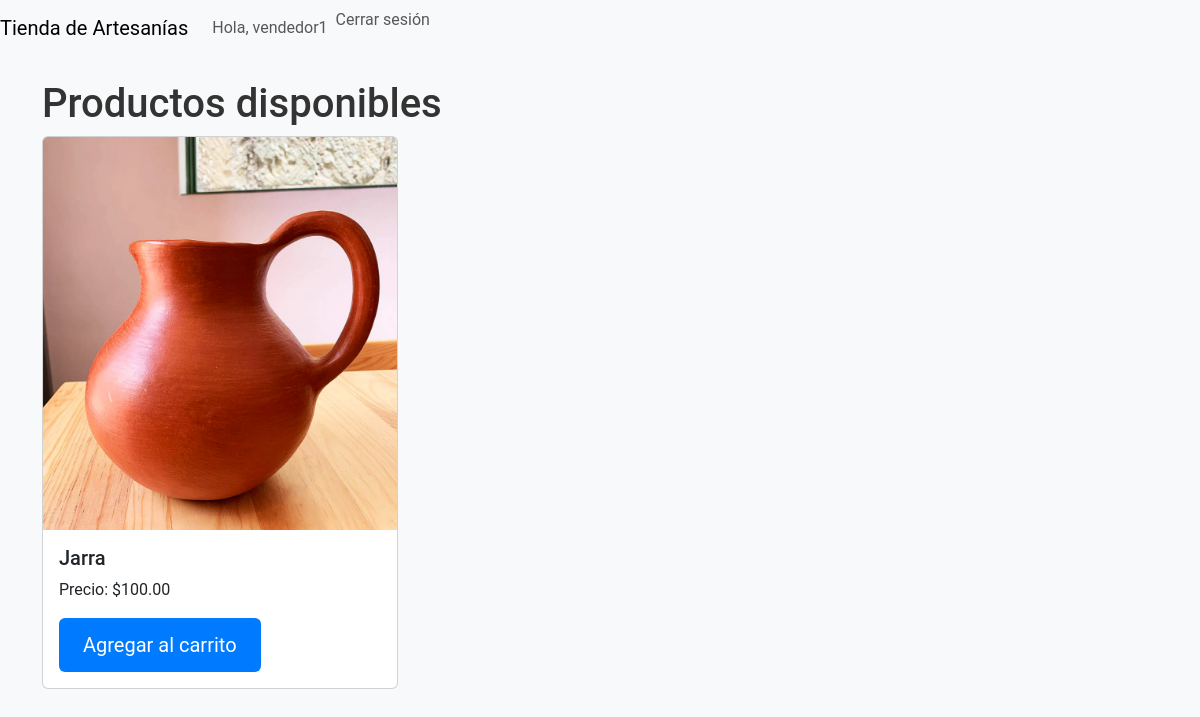
The page /comprador/ (signed in) on the database as committed earlier.
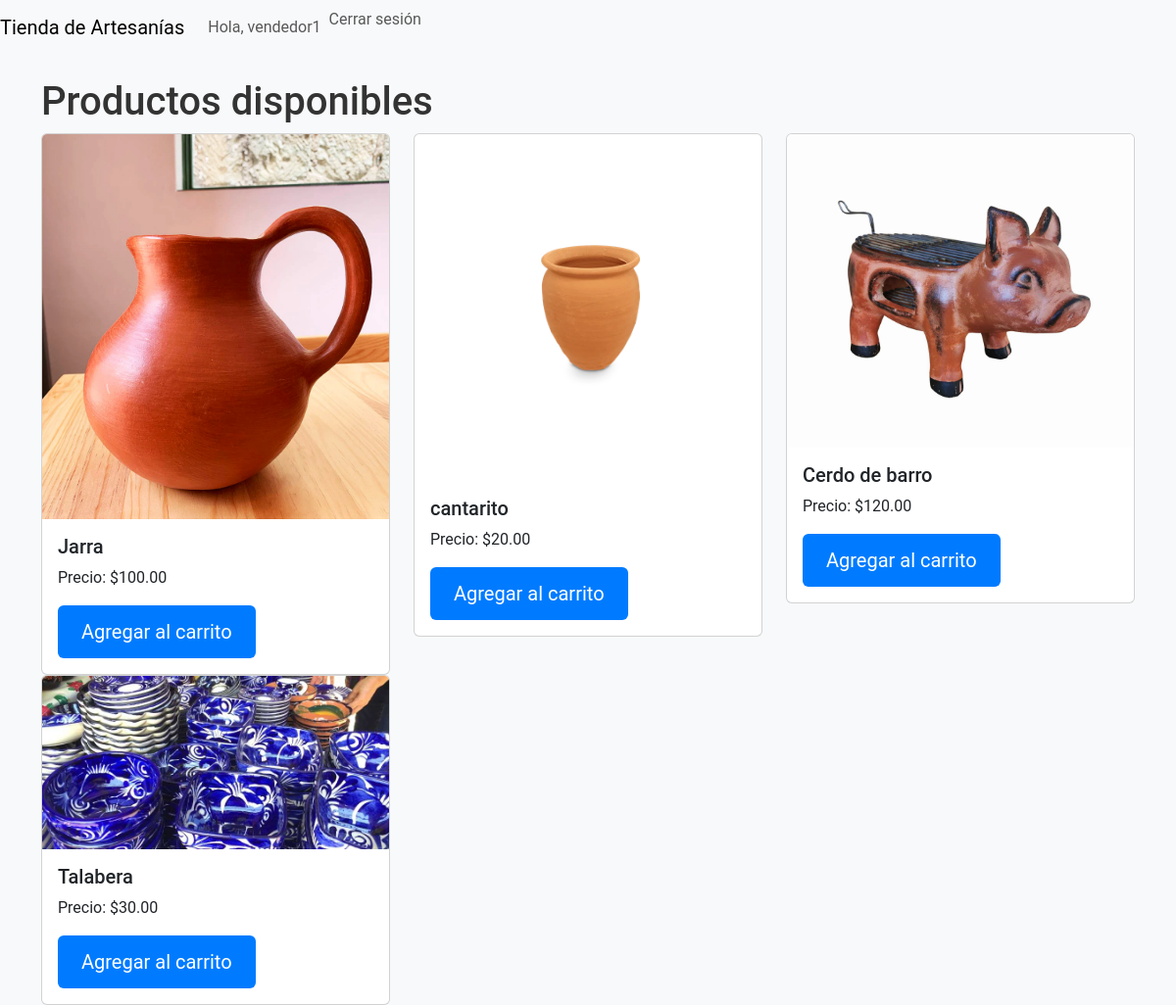
The same page on the database as committed later.
### tienda/models.py (models this page shows, shortened)
class Producto(models.Model):
    nombre = models.CharField(max_length=100)
    descripcion = models.TextField()
    precio = models.DecimalField(max_digits=10, decimal_places=2)
    imagen = models.ImageField(upload_to='productos/', null=True, blank=True)  # Este es el campo para las imágenes
    vendedor = models.ForeignKey(Vendedor, on_delete=models.CASCADE, related_name='productos')

### tienda/views.py (the view)
# urls.py: path('comprador/', views.vista_comprador, name='vista_comprador'),
@login_required
def vista_comprador(request):
    productos = Producto.objects.all()
    return render(request, 'tienda/comprador.html', {'productos': productos})

### tienda/templates/tienda/comprador.html
{% extends "tienda/base.html" %}
{% load static %}
{% block content %}
<h1>Productos disponibles</h1>
<div class="row">
    {% for producto in productos %}
        <div class="col-md-4">
            <div class="card">
                {% if producto.imagen %}
                    <img src="{{ producto.imagen.url }}" class="card-img-top" alt="{{ producto.nombre }}">
                {% else %}
                    <img src="{% static 'images/default-product.jpg' %}" class="card-img-top" alt="Producto sin imagen">
                {% endif %}
                <div class="card-body">
                    <h5 class="card-title">{{ producto.nombre }}</h5>
                    <p class="card-text">Precio: ${{ producto.precio }}</p>
                    <a href="{% url 'agregar_carrito' producto.id %}" class="btn btn-primary">Agregar al carrito</a>
                </div>
            </div>
        </div>
    {% endfor %}
</div>
{% endblock %}

### tienda/templates/tienda/base.html (shortened to what this page needs)
{% load static %}
<!DOCTYPE html>
<html lang="en">
<head>
    <link href="https://cdn.jsdelivr.net/npm/bootstrap@5.3.0-alpha1/dist/css/bootstrap.min.css" rel="stylesheet">
    <link rel="stylesheet" href="{% static 'css/styles.css' %}">
</head>
<body>
    <nav class="navbar navbar-expand-lg navbar-light bg-light">
        <a class="navbar-brand" href="{% url 'pagina_inicio' %}">Tienda de Artesanías</a>
        <div class="collapse navbar-collapse">
            <ul class="navbar-nav ml-auto">
                {% if user.is_authenticated %}
                    <li class="nav-item">
                        <span class="nav-link">Hola, {{ user.username }}</span>
                    </li>
                    <li class="nav-item">
                        <form action="{% url 'logout' %}" method="post" style="display:inline;">
                            <button type="submit" class="btn btn-link nav-link" style="padding: 0; border: none; background: none;">Cerrar sesión</button>
                        </form>
                    </li>
                {% else %}
                    <li class="nav-item">
                        <a class="nav-link" href="{% url 'login' %}">Iniciar sesión</a>
                    </li>
                {% endif %}
            </ul>
        </div>
    </nav>
    <div class="container mt-4">
        {% block content %}{% endblock %}
    </div>
</body>
</html>

### tienda/static/css/styles.css (style rules this page uses)
body { font-family: 'Roboto', sans-serif; background-color: #f8f9fa; }
h1, .lead { color: #333; }
.btn-primary { background-color: #007bff; border: none; padding: 0.75rem 1.5rem; font-size: 1.25rem; transition: all 0.3s ease; }

Rows that differ between the two databases and show on the page:
added Producto: imagen (picture), nombre "cantarito", precio "20.00"
added Producto: imagen (picture), nombre "Cerdo de barro", precio "120.00"
added Producto: imagen (picture), nombre "Talabera", precio "30.00"
